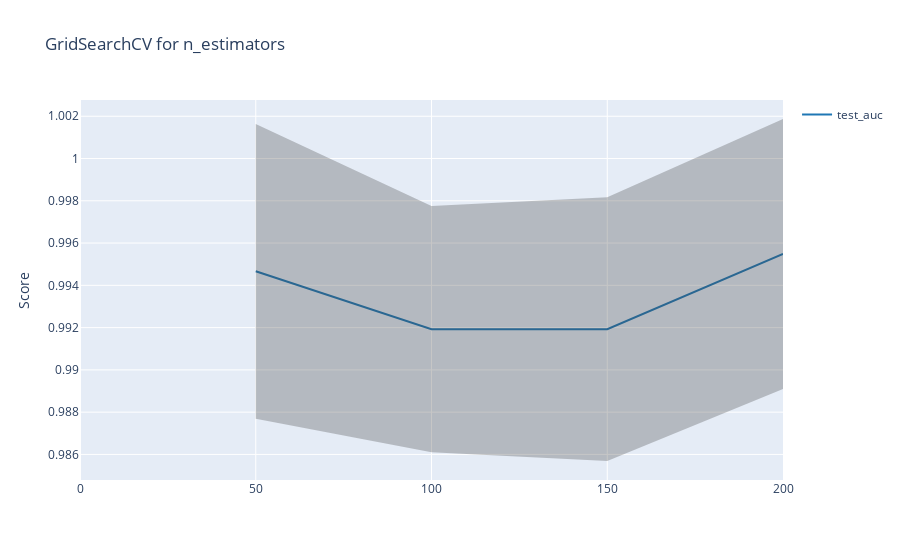

The cell this chart's notebook holds for it:
### Code cell
fig = go.Figure([
    go.Scatter(
        name='test_auc',
        x=gs_ada_df['n_estimators'],
        y=gs_ada_df['mean_test_AUC'],
        mode='lines',
        line=dict(color='rgb(31, 119, 180)'),
    ),
    go.Scatter(
        x=gs_ada_df['n_estimators'],
        y=gs_ada_df['mean_test_AUC']+gs_ada_df['std_test_AUC'],
        mode='lines',
        marker=dict(color="#444"),
        line=dict(width=0),
        showlegend=False
    ),
    go.Scatter(
        x=gs_ada_df['n_estimators'],
        y=gs_ada_df['mean_test_AUC']-gs_ada_df['std_test_AUC'],
        marker=dict(color="#444"),
        line=dict(width=0),
        mode='lines',
        fillcolor='rgba(68, 68, 68, 0.3)',
        fill='tonexty',
        showlegend=False
    )
])
fig.update_layout(
    yaxis_title='Score',
    title='GridSearchCV for n_estimators',
    hovermode="x"
)
fig.show()

### Figure 1 — Plotly figure (JSON) as saved in the notebook; plotly's stock layout.template omitted (floating-point values rounded to 4 significant figures)
{"data": [{"line": {"color": "rgb(31, 119, 180)"}, "mode": "lines", "name": "test_auc", "type": "scatter", "x": [0, 50, 100, 150, 200], "y": [null, 0.9947, 0.9919, 0.9919, 0.9955]}, {"line": {"width": 0}, "marker": {"color": "#444"}, "mode": "lines", "showlegend": false, "type": "scatter", "x": [0, 50, 100, 150, 200], "y": [null, 1.002, 0.9978, 0.9982, 1.002]}, {"fill": "tonexty", "fillcolor": "rgba(68, 68, 68, 0.3)", "line": {"width": 0}, "marker": {"color": "#444"}, "mode": "lines", "showlegend": false, "type": "scatter", "x": [0, 50, 100, 150, 200], "y": [null, 0.9877, 0.9861, 0.9857, 0.9891]}], "layout": {"hovermode": "x", "title": {"text": "GridSearchCV for n_estimators"}, "yaxis": {"title": {"text": "Score"}}}}
